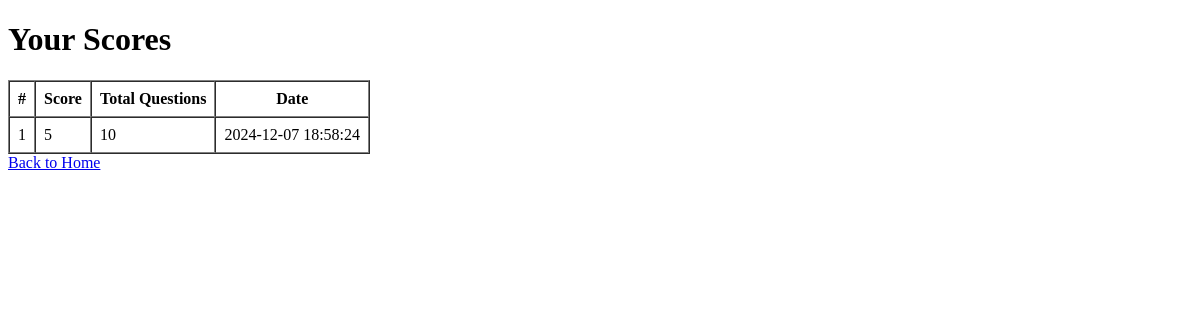
The app's page /scores (signed in), older data.
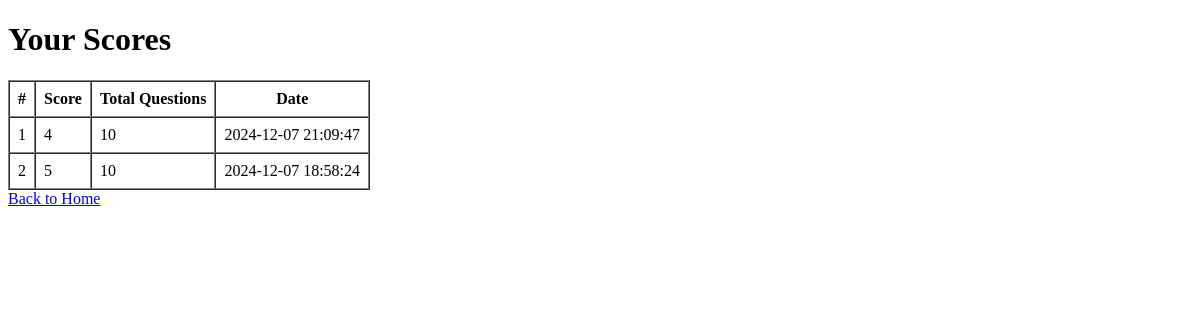
The same page, newer data.
### app.py (models this page shows)
class Score(db.Model):
    id = db.Column(db.Integer, primary_key=True)
    user_id = db.Column(db.Integer, db.ForeignKey('user.id'), nullable=False)
    score = db.Column(db.Integer, nullable=False)
    total_questions = db.Column(db.Integer, nullable=False)
    date = db.Column(db.DateTime, default=db.func.current_timestamp())

### app.py (the view)
@app.route('/scores')
@login_required
def scores():
    user_scores = Score.query.filter_by(user_id=current_user.id).order_by(Score.date.desc()).all()
    return render_template('scores.html', scores=user_scores)

### app.py (called while the page is built)
@login_manager.user_loader
def load_user(user_id):
    return User.query.get(int(user_id))

### templates/scores.html (shortened to what this page needs)
<!DOCTYPE html>
<html lang="en">
<head>
</head>
<body>
    <h1>Your Scores</h1>
    {% if scores and scores|length > 0 %}
        <table border="1" cellspacing="0" cellpadding="8">
            <thead>
                <tr>
                    <th>#</th>
                    <th>Score</th>
                    <th>Total Questions</th>
                    <th>Date</th>
                </tr>
            </thead>
            <tbody>
                {% for score in scores %}
                <tr>
                    <td>{{ loop.index }}</td>
                    <td>{{ score.score }}</td>
                    <td>{{ score.total_questions }}</td>
                    <td>{{ score.date.strftime('%Y-%m-%d %H:%M:%S') }}</td>
                </tr>
                {% endfor %}
            </tbody>
        </table>
    {% else %}
        <p>You have no scores yet. Try taking a quiz!</p>
    {% endif %}
    <a href="{{ url_for('home') }}">Back to Home</a>
</body>
</html>

Row changes from the older to the newer data that the page shows:
added Score: score "4", total_questions "10", date "2024-12-07 21:09:47"
